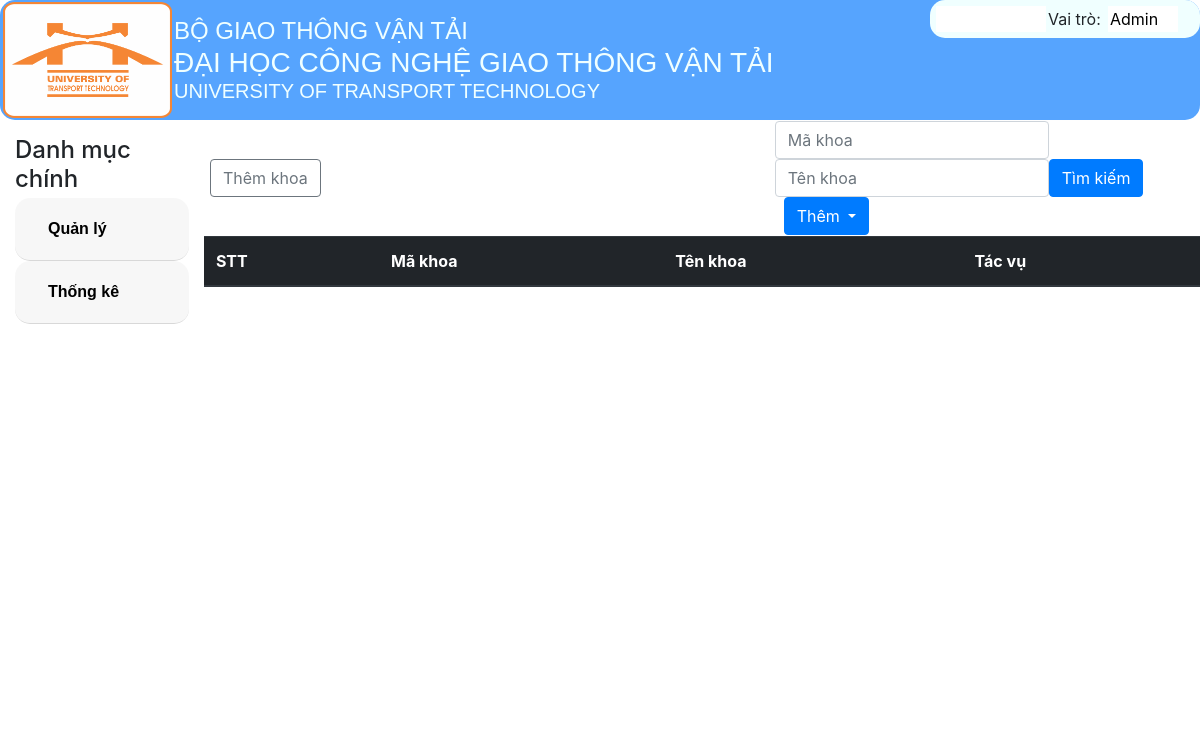
The app's page /DanhSachKhoa/, older data.
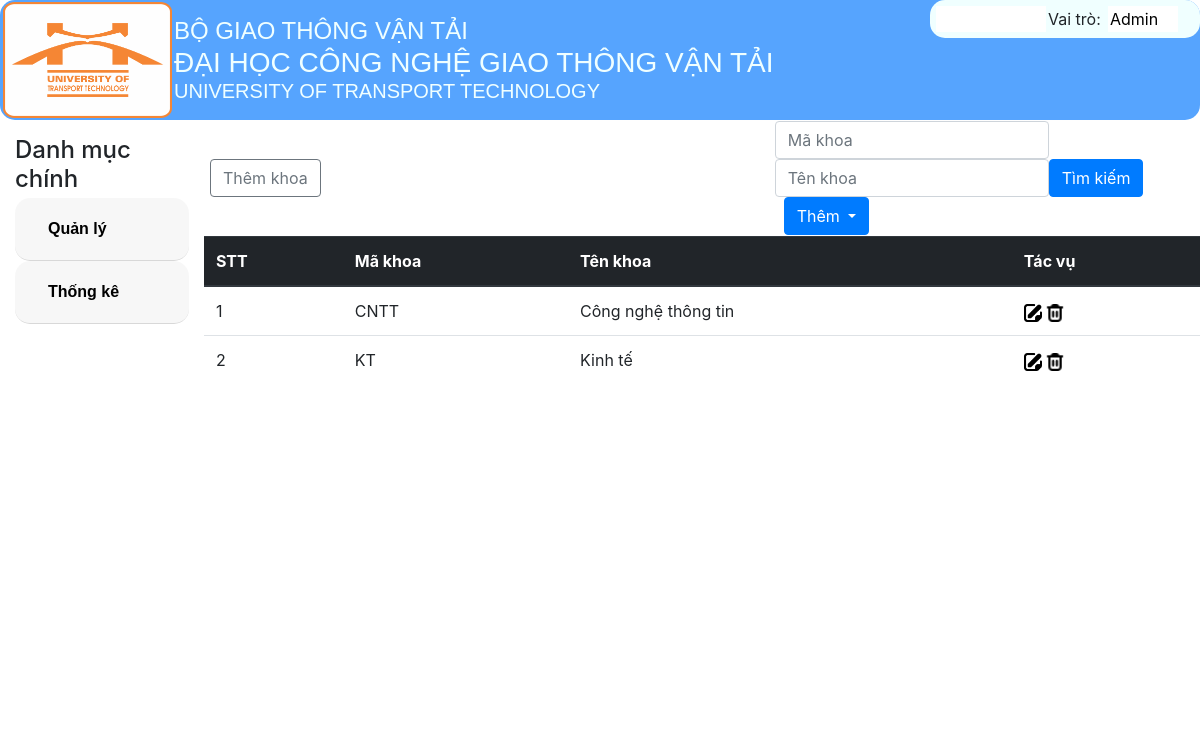
The same page, newer data.
### tables this page shows
CREATE TABLE `khoa` (
  `makhoa` varchar(30) NOT NULL,
  `tenkhoa` varchar(50) NOT NULL
);

### MVC/Core/controller.php (called while the page is built, shortened)
<?php
class Controller
{
    public function mode($mode){
        return new $mode;
    }
    function view($view, $data= []){
        include_once './MVC/Views/'.$view.'.php';
    }
}

### MVC/Controllers/DanhSachKhoa.php (called while the page is built, shortened)
<?php
class DanhSachKhoa extends Controller
{
    protected $khoa;
    function __construct()
    {
        $this->khoa = $this->mode('Khoa');
    }
    function Get_data()
    {
        $this->view('MasterLayoutAD', [
            'page' => 'Khoa_v',
            'dulieu' => $this->khoa->khoa_find('', '')
        ]);
    }
}
?>

### MVC/Core/app.php (called while the page is built, shortened)
<?php
class app
{
    protected $action = 'Get_data';
    function __construct()
    {
        $arr = $this->ProcessURL();
        if($arr!=null){
            if(file_exists("./MVC/Controllers/".$arr[0].".php")){
                $this->controller=$arr[0];
                unset($arr[0]);
            }
        }
        $this->controller=new $this->controller;
        if(isset($arr[1])){
            unset($arr[1]);
        }
        $this->params=$arr?array_values($arr):[];
        call_user_func_array([$this->controller,$this->action],$this->params);
    }
    function ProcessURL(){
        if(isset($_GET['url'])){
            return explode("/",filter_var(trim($_GET['url']),FILTER_DEFAULT));
        }
    }
}
?>

### index.php (called while the page is built, shortened)
<?php
$myapp = new app();
?>

### MVC/Core/connectDB.php (called while the page is built, shortened)
<?php
class connectDB{
    protected $servername="localhost";
    protected $username="root";
    protected $password="";
    protected $dbname="btl_quanlydiem";
    function __construct(){
        $this->con=mysqli_connect($this->servername,$this->username,$this->password,$this->dbname);
    }
}
?>

### MVC/Models/Khoa.php (called while the page is built, shortened)
<?php
class Khoa extends connectDB{
    function khoa_find($makhoa,$tenkhoa){
        $sql_khoa_find="SELECT * FROM khoa where makhoa like '%$makhoa%' and tenkhoa like '%$tenkhoa%'";
        return mysqli_query($this->con,$sql_khoa_find);
    }
}
?>

### MVC/Views/Pages/Khoa_v.php (the view, shortened to what this page needs)
<!DOCTYPE html>
<html lang="en">
<head>
   <link rel="stylesheet" href="Public/Css/style.css">
   <link rel="stylesheet" href="Public/Css/css_bootstrap.min.css">
   <link rel="stylesheet" href="https://stackpath.bootstrapcdn.com/bootstrap/4.1.1/css/bootstrap.min.css">
</head>
<body>
   <table style="width: 100%;">
      <tr>
         <td style="width: 57%;"><a href="http://localhost/BTL_QuanLyDiem/DanhSachKhoa/Them"><button
                  class="btn btn-outline-secondary" name="btnThemlop" style="margin: 5px;">Thêm
                  khoa</button></a></td>
         <td>
         <td>
            <form action="http://localhost/BTL_QuanLyDiem/DanhSachKhoa/Timkiem" method="post">
               <div class="form-inline">
                  <form>
                     <input type="text" name="txtMakhoa" class="form-control" placeholder="Mã khoa" value="<?php if (isset($data['mk']))
                        echo $data['mk'] ?>">
                        <input type="text" name="txtTenkhoa" class="form-control" placeholder="Tên khoa" value="<?php if (isset($data['tk']))
                        echo $data['tk'] ?>">
                        <input type="submit" class="btn btn-primary" name="btnTimkiem" value="Tìm kiếm">
                     </form>
                     <button class="btn btn-primary dropdown-toggle" type="button" id="dropdownMenuButton"
                        data-toggle="dropdown" style="position: relative; left: 9px; top: 0px;">
                        Thêm
                     </button>
                  </div>
            </td>
         </tr>
      </table>
      <table class="table">
         <thead class="thead-dark">
            <tr>
               <th>STT</th>
               <th>Mã khoa</th>
               <th>Tên khoa</th>
               <th>Tác vụ</th>
            </tr>
         </thead>
         <tbody>
            <?php
                     if (isset($data['dulieu']) && $data['dulieu'] != null) {
                        $i = 1;
                        while ($row = mysqli_fetch_array($data['dulieu'])) {
                           ?>
               <tr>
                  <td>
                     <?php echo $i++ ?>
                  </td>
                  <td>
                     <?php echo $row['makhoa'] ?>
                  </td>
                  <td>
                     <?php echo $row['tenkhoa'] ?>
                  </td>
                  <td>
                     <a href="http://localhost/BTL_QuanLyDiem/DanhSachKhoa/Sua/<?php echo $row['makhoa'] ?>"><img class="icon"
                           src="Public/Images/note.png" alt="note"></a>
                     <a href="http://localhost/BTL_QuanLyDiem/DanhSachKhoa/Xoa/<?php echo $row['makhoa'] ?>"><img class="icon"
                           src="Public/Images/trash.png" alt="trash"></a>
                  </td>
               </tr>
               <?php
                        }
                     }
                     ?>
      </tbody>
   </table>
</body>
</html>

Row changes from the older to the newer data that the page shows:
added khoa: makhoa "CNTT", tenkhoa "Công nghệ thông tin"
added khoa: makhoa "KT", tenkhoa "Kinh tế"
